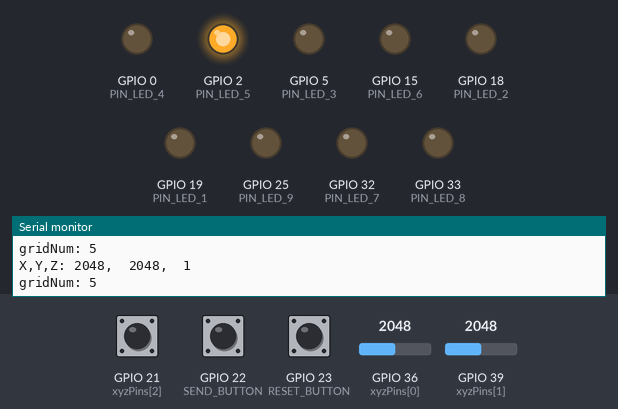
This sketch was run on a simulated ESP32. Shown: output pins drawn as LEDs (lit = HIGH), the last lines printed to the serial monitor. Inputs (shaded band) come from the test bench; at power-on: GPIO 36 (xyzPins[0]) = 2048, GPIO 39 (xyzPins[1]) = 2048, GPIO 21 (xyzPins[2]) HIGH, GPIO 22 (SEND_BUTTON) HIGH, GPIO 23 (RESET_BUTTON) HIGH. WiFi joins after 1.5 s; servers stay silent unless stated; no MQTT or app messages arrive unless stated.

Above: at 3.2 s.
3.3 s: GPIO 36 (xyzPins[0]) set to 2939
4.8 s: GPIO 36 (xyzPins[0]) set to 3066
At 5.5 s:
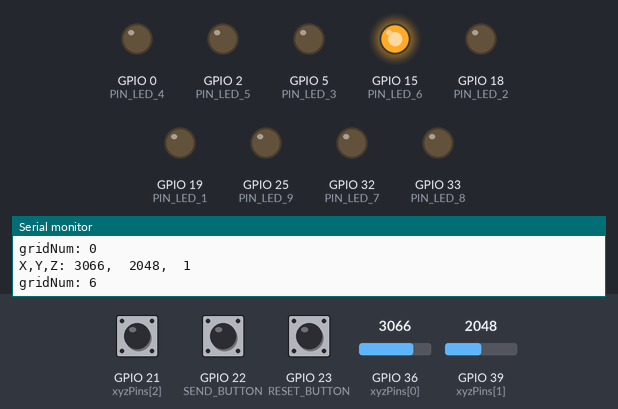
6.5 s: GPIO 39 (xyzPins[1]) set to 2968
8.0 s: GPIO 39 (xyzPins[1]) set to 3055
At 9.1 s:
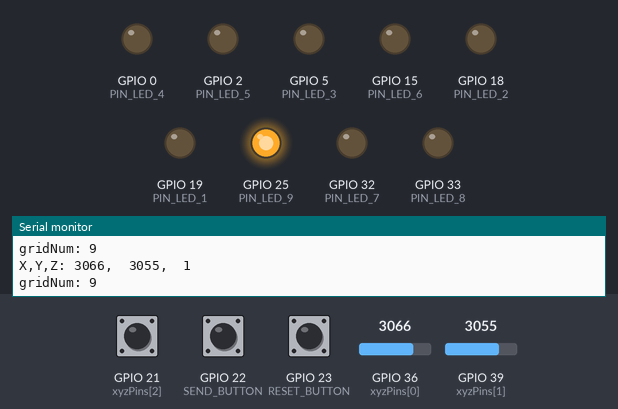
9.5 s: GPIO 36 (xyzPins[0]) set to 2460
11.0 s: GPIO 36 (xyzPins[0]) set to 2366
At 11.5 s:
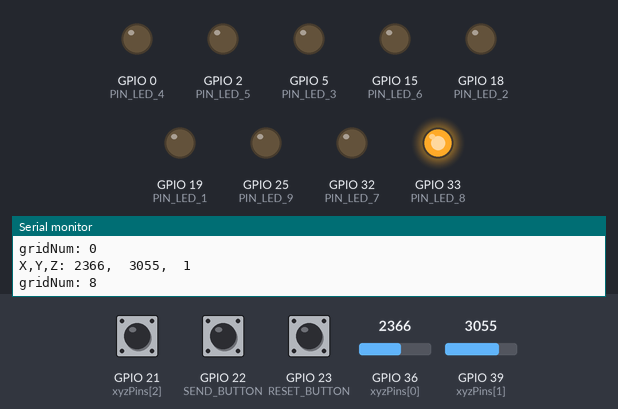
Timing chart, 0 to 13.5 s (numbered marks = the images above; inputs shaded):
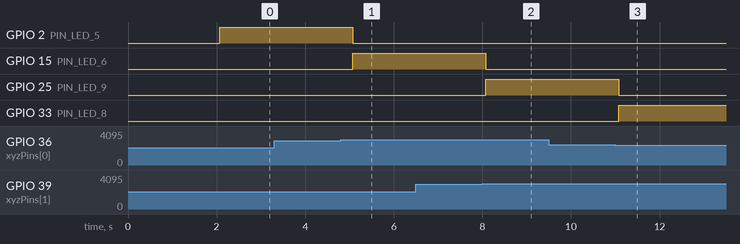

The sketch:

FinalProject.ino
```cpp
/**********************************************************************
  Filename    : WiFi Client
  Description : Use ESP32's WiFi client feature to connect and communicate with a remote IP.
  Auther      : www.freenove.com
  Modification: 2020/07/11
**********************************************************************/
#include <WiFi.h>
#include <ArduinoMqttClient.h>
#include <string.h>

//FOR RESTART BUTTON
#define RESET_BUTTON 23

//FOR SEND BUTTON
#define SEND_BUTTON 22

//FOR LED DEFINITIONS
#define PIN_LED_1 19
#define PIN_LED_2 18
#define PIN_LED_3 5
#define PIN_LED_4 0
#define PIN_LED_5 2
#define PIN_LED_6 15
#define PIN_LED_7 32
#define PIN_LED_8 33
#define PIN_LED_9 25

//FOR JOYSTICK
int xyzPins[] = {36, 39, 21};

const char *ssid_Router     =  "The Ong Orb"; //Enter the router name
const char *password_Router =  "darfdar080870"; //Enter the router password
//#define     REMOTE_IP          "192.168.1.14"  //input the remote server which is you want to connect
//#define     REMOTE_PORT         8888       //input the remote port which is the remote provide
WiFiClient client;

//TEST
MqttClient mqttClient(client);

const char broker[] = "test.mosquitto.org";
int        port     = 1883;
const char outtopic[]  = "ong_arduino";
const char intopic[] = "ong_tictactoe";

//set interval for sending messages (milliseconds)
const long interval = 8000;
unsigned long previousMillis = 0;

int count = 0;
//TEST

void setup() {
  //FOR RESTART/SEND BUTTONS
  pinMode(RESET_BUTTON, INPUT);
  pinMode(SEND_BUTTON, INPUT);

  //FOR JOYSTICK BUTTON/Z AXIS
  pinMode(xyzPins[0], INPUT);
  pinMode(xyzPins[1], INPUT);
  pinMode(xyzPins[2], INPUT_PULLUP);

  //FOR LED GRID
  pinMode(PIN_LED_1, OUTPUT);
  pinMode(PIN_LED_2, OUTPUT);
  pinMode(PIN_LED_3, OUTPUT);
  pinMode(PIN_LED_4, OUTPUT);
  pinMode(PIN_LED_5, OUTPUT);
  pinMode(PIN_LED_6, OUTPUT);
  pinMode(PIN_LED_7, OUTPUT);
  pinMode(PIN_LED_8, OUTPUT);
  pinMode(PIN_LED_9, OUTPUT);

  Serial.begin(115200);
  delay(10);

  WiFi.begin(ssid_Router, password_Router);
  Serial.print("\nWaiting for WiFi... ");
  while (WiFi.status() != WL_CONNECTED) {
    Serial.print(".");
    delay(500);
  }
  Serial.println("");
  Serial.println("WiFi connected");
  Serial.println("IP address: ");
  Serial.println(WiFi.localIP());
  delay(500);

  //TEST
  Serial.print("Attempting to connect to the MQTT broker: ");
  Serial.println(broker);

  if (!mqttClient.connect(broker, port)) {
    Serial.print("MQTT connection failed! Error code = ");
    Serial.println(mqttClient.connectError());

    while (1);
  }

  Serial.println("You're connected to the MQTT broker!");
  Serial.println();


  //Recieve messages
  mqttClient.onMessage(onMqttMessage);

  Serial.print("Subscribing to topic: ");
  Serial.println(intopic);
  Serial.println();

  mqttClient.subscribe(intopic);

  Serial.print("Topic: ");
  Serial.println(outtopic);

  Serial.println();
}

void loop() {
  //FOR JOYSTICK INPUTS
  int xVal = analogRead(xyzPins[0]);
  int yVal = analogRead(xyzPins[1]);
  int zVal = digitalRead(xyzPins[2]);

  int gridNum = 0;

  //GRID SELECTION CODE
  if ((-1 < yVal) && (yVal < 400)){
    if((-1 < xVal) && (xVal < 400)){ //TOP LEFT GRID 1
      gridNum = 1;
      digitalWrite(PIN_LED_1,HIGH);

      digitalWrite(PIN_LED_2,LOW);
      digitalWrite(PIN_LED_3,LOW);
      digitalWrite(PIN_LED_4,LOW);
      digitalWrite(PIN_LED_5,LOW);
      digitalWrite(PIN_LED_6,LOW);
      digitalWrite(PIN_LED_7,LOW);
      digitalWrite(PIN_LED_8,LOW);
      digitalWrite(PIN_LED_9,LOW);

    } else
    if((1400 < xVal) && (xVal < 2400)){ //TOP MID GRID 2
      gridNum = 2;
      digitalWrite(PIN_LED_2,HIGH);

      digitalWrite(PIN_LED_1,LOW);
      digitalWrite(PIN_LED_3,LOW);
      digitalWrite(PIN_LED_4,LOW);
      digitalWrite(PIN_LED_5,LOW);
      digitalWrite(PIN_LED_6,LOW);
      digitalWrite(PIN_LED_7,LOW);
      digitalWrite(PIN_LED_8,LOW);
      digitalWrite(PIN_LED_9,LOW);
    } else
    if(xVal > 3000){  //TOP RIGHT GRID 3
      gridNum = 3;
      digitalWrite(PIN_LED_3,HIGH);

      digitalWrite(PIN_LED_2,LOW);
      digitalWrite(PIN_LED_1,LOW);
      digitalWrite(PIN_LED_4,LOW);
      digitalWrite(PIN_LED_5,LOW);
      digitalWrite(PIN_LED_6,LOW);
      digitalWrite(PIN_LED_7,LOW);
      digitalWrite(PIN_LED_8,LOW);
      digitalWrite(PIN_LED_9,LOW);
    }
  } else
  if ((1400 < yVal) && (yVal < 2400)){
    if((-1 < xVal) && (xVal < 400)){ //MID LEFT GRID 4
      gridNum = 4;
      digitalWrite(PIN_LED_4,HIGH);

      digitalWrite(PIN_LED_2,LOW);
      digitalWrite(PIN_LED_3,LOW);
      digitalWrite(PIN_LED_1,LOW);
      digitalWrite(PIN_LED_5,LOW);
      digitalWrite(PIN_LED_6,LOW);
      digitalWrite(PIN_LED_7,LOW);
      digitalWrite(PIN_LED_8,LOW);
      digitalWrite(PIN_LED_9,LOW);
    } else
    if((1400 < xVal) && (xVal < 2400)){ //MID MID GRID 5
      gridNum = 5;
      digitalWrite(PIN_LED_5,HIGH);

      digitalWrite(PIN_LED_2,LOW);
      digitalWrite(PIN_LED_3,LOW);
      digitalWrite(PIN_LED_4,LOW);
      digitalWrite(PIN_LED_1,LOW);
      digitalWrite(PIN_LED_6,LOW);
      digitalWrite(PIN_LED_7,LOW);
      digitalWrite(PIN_LED_8,LOW);
      digitalWrite(PIN_LED_9,LOW);
    } else
    if(xVal > 3000){  //MID RIGHT GRID 6
      gridNum = 6;
      digitalWrite(PIN_LED_6,HIGH);

      digitalWrite(PIN_LED_2,LOW);
      digitalWrite(PIN_LED_3,LOW);
      digitalWrite(PIN_LED_4,LOW);
      digitalWrite(PIN_LED_5,LOW);
      digitalWrite(PIN_LED_1,LOW);
      digitalWrite(PIN_LED_7,LOW);
      digitalWrite(PIN_LED_8,LOW);
      digitalWrite(PIN_LED_9,LOW);
    }
  } else
  if (3000 < yVal){
    if((-1 < xVal) && (xVal < 400)){ //BOTTOM LEFT GRID 7
      gridNum = 7;
      digitalWrite(PIN_LED_7,HIGH);

      digitalWrite(PIN_LED_2,LOW);
      digitalWrite(PIN_LED_3,LOW);
      digitalWrite(PIN_LED_4,LOW);
      digitalWrite(PIN_LED_5,LOW);
      digitalWrite(PIN_LED_6,LOW);
      digitalWrite(PIN_LED_1,LOW);
      digitalWrite(PIN_LED_8,LOW);
      digitalWrite(PIN_LED_9,LOW);
    } else
    if((1400 < xVal) && (xVal < 2400)){ //BOTTOM MID GRID 8
      gridNum = 8;
      digitalWrite(PIN_LED_8,HIGH);

      digitalWrite(PIN_LED_2,LOW);
      digitalWrite(PIN_LED_3,LOW);
      digitalWrite(PIN_LED_4,LOW);
      digitalWrite(PIN_LED_5,LOW);
      digitalWrite(PIN_LED_6,LOW);
      digitalWrite(PIN_LED_7,LOW);
      digitalWrite(PIN_LED_1,LOW);
      digitalWrite(PIN_LED_9,LOW);
    } else
    if(xVal > 3000){  //BOTTOM RIGHT GRID 9
      gridNum = 9;
      digitalWrite(PIN_LED_9,HIGH);

      digitalWrite(PIN_LED_2,LOW);
      digitalWrite(PIN_LED_3,LOW);
      digitalWrite(PIN_LED_4,LOW);
      digitalWrite(PIN_LED_5,LOW);
      digitalWrite(PIN_LED_6,LOW);
      digitalWrite(PIN_LED_7,LOW);
      digitalWrite(PIN_LED_8,LOW);
      digitalWrite(PIN_LED_1,LOW);
    }
  }

  Serial.printf("X,Y,Z: %d,\t%d,\t%d\n", xVal, yVal, zVal);
  Serial.printf("gridNum: %d\n", gridNum);
  delay(500);

  // call poll() regularly to allow the library to send MQTT keep alive which
  // avoids being disconnected by the broker
  mqttClient.poll();


  //SEND RESET SIGNAL
  if(digitalRead(RESET_BUTTON) == LOW){

    Serial.print("Sending message to topic: ");
    Serial.println(outtopic);
    Serial.println("reset");

    // send message, the Print interface can be used to set the message contents
    mqttClient.beginMessage(outtopic);
    mqttClient.print("reset");
    mqttClient.endMessage();

    Serial.println();

    delay(1000);
  }

  //SEND GRIDNUM SIGNAL
  if((digitalRead(SEND_BUTTON) == LOW) || (zVal == 0)){

    Serial.print("Sending message to topic: ");
    Serial.println(outtopic);
    Serial.println(gridNum);

    // send message, the Print interface can be used to set the message contents
    mqttClient.beginMessage(outtopic);
    mqttClient.print(gridNum);
    mqttClient.endMessage();

    Serial.println();

    delay(1000);
  }
}

void onMqttMessage(int messageSize){
  // we received a message, print out the topic and contents
  Serial.println("Received a message with topic '");
  Serial.print(mqttClient.messageTopic());
  Serial.print("', length ");
  Serial.print(messageSize);
  Serial.println(" bytes:");

  // use the Stream interface to print the contents
  while (mqttClient.available()) {
    Serial.print((char)mqttClient.read());
  }
  Serial.println();
  Serial.println();
}
```

Measured:
- the behaviour switches between 3000 and 3001 on GPIO 36 (xyzPins[0]) (found by bisection; images 0 and 1)
- the behaviour switches between 3000 and 3001 on GPIO 39 (xyzPins[1]) (found by bisection; images 1 and 2)
- the behaviour switches between 2400 and 2399 on GPIO 36 (xyzPins[0]) (found by bisection; images 2 and 3)
- after the input at 4.8 s, GPIO 2 (PIN_LED_5): HIGH → LOW after 0.27 s; GPIO 15 (PIN_LED_6): LOW → HIGH after 0.27 s
- after the input at 8.0 s, GPIO 15 (PIN_LED_6): HIGH → LOW after 0.08 s; GPIO 25 (PIN_LED_9): LOW → HIGH after 0.08 s
- after the input at 11.0 s, GPIO 25 (PIN_LED_9): HIGH → LOW after 0.08 s; GPIO 33 (PIN_LED_8): LOW → HIGH after 0.08 s
